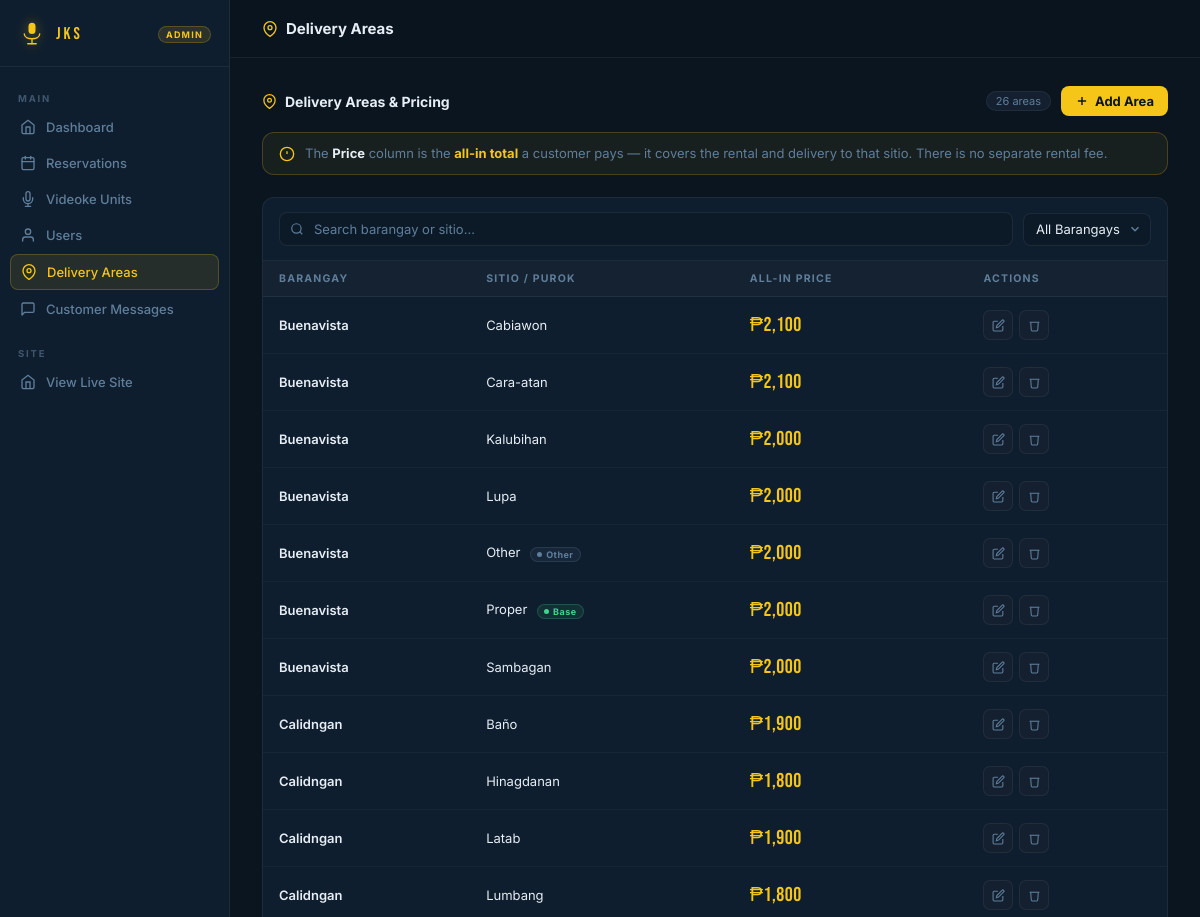
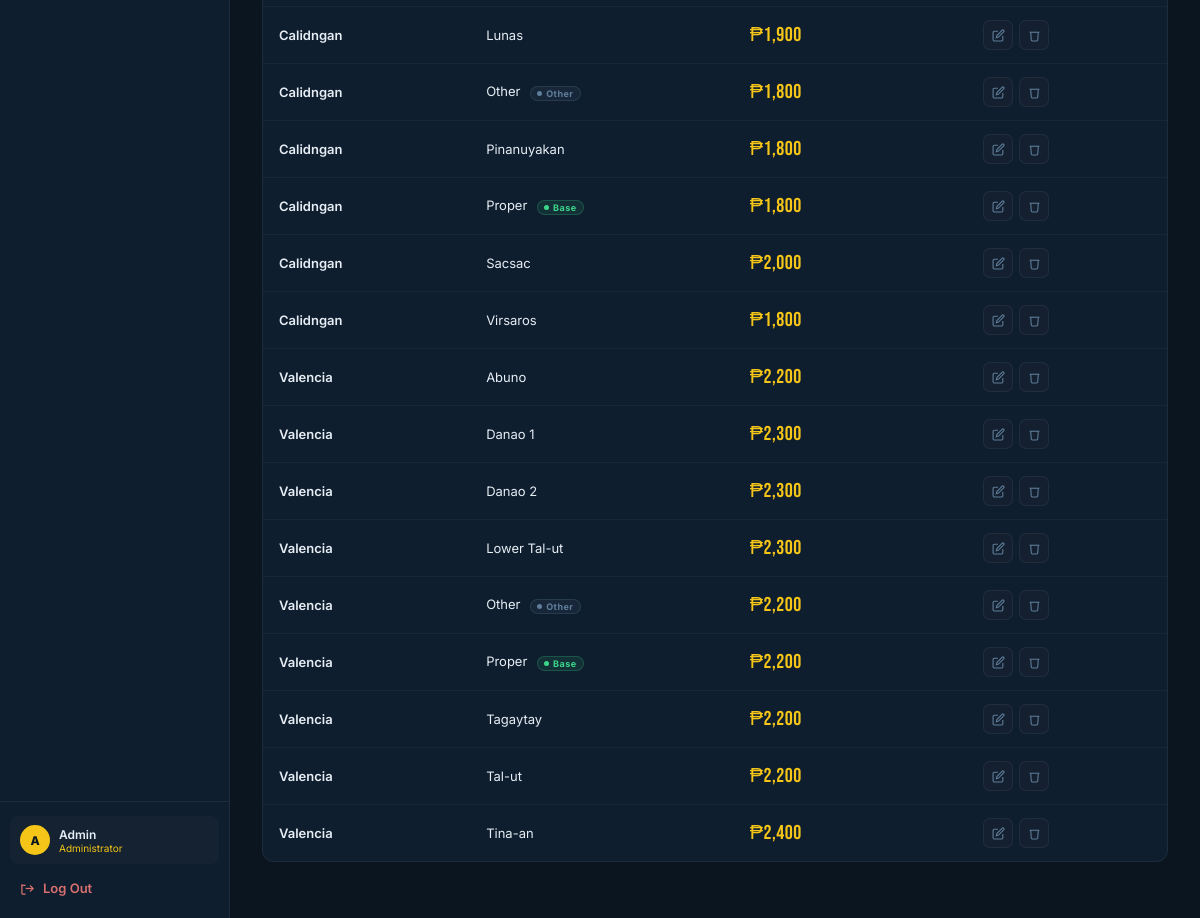
Page /admin/areas.php (signed in) on the committed database (2 pictures, top to bottom).
### tables this page shows
CREATE TABLE `delivery_areas` (
  `id` int(11) NOT NULL,
  `province` varchar(100) NOT NULL,
  `barangay` varchar(100) NOT NULL,
  `sitio` varchar(100) NOT NULL,
  `delivery_fee` decimal(8,2) NOT NULL
);

### admin/areas.php (the view, shortened to what this page needs)
<?php
require_once '../includes/admin_auth.php';
$areas = $pdo->query("SELECT * FROM delivery_areas ORDER BY barangay ASC, sitio ASC")->fetchAll();
?>
<!DOCTYPE html>
<html lang="en">
<head>
    <link rel="stylesheet" href="admin.css">
</head>
<body>
<div class="admin-layout">
<?php require_once 'admin_shell.php'; renderAdminShell('Delivery Areas', 'areas'); ?>
<div class="section-header">
    <div class="section-title">
        <svg viewBox="0 0 24 24" fill="none" stroke="currentColor" stroke-width="2"><path d="M21 10c0 7-9 13-9 13s-9-6-9-13a9 9 0 0 1 18 0z"/><circle cx="12" cy="10" r="3"/></svg>
        Delivery Areas & Pricing
    </div>
    <div style="display:flex; align-items:center; gap:10px;">
        <span class="section-count"><?= count($areas) ?> areas</span>
        <button class="topbar-btn" onclick="openAreaModal()">
            <svg viewBox="0 0 24 24" fill="none" stroke="currentColor" stroke-width="2.5"><line x1="12" y1="5" x2="12" y2="19"/><line x1="5" y1="12" x2="19" y2="12"/></svg>
            Add Area
        </button>
    </div>
</div>
<div style="background:rgba(245,197,24,0.06); border:1px solid var(--gold-border); border-radius:var(--radius-md); padding:12px 16px; margin-bottom:22px; font-size:13px; color:var(--muted); display:flex; align-items:flex-start; gap:10px;">
    <svg viewBox="0 0 24 24" fill="none" stroke="var(--gold)" stroke-width="2" style="width:16px; height:16px; flex-shrink:0; margin-top:1px;"><circle cx="12" cy="12" r="10"/><line x1="12" y1="8" x2="12" y2="12"/><line x1="12" y1="16" x2="12.01" y2="16"/></svg>
    <span>The <strong style="color:var(--text);">Price</strong> column is the <strong style="color:var(--gold);">all-in total</strong> a customer pays — it covers the rental and delivery to that sitio. There is no separate rental fee.</span>
</div>
<div class="table-toolbar" style="background:var(--bg-card); border:1px solid var(--border); border-radius:var(--radius-md) var(--radius-md) 0 0; border-bottom:none;">
    <div class="search-input-wrap">
        <input type="text" class="search-input" id="areaSearch" placeholder="Search barangay or sitio…">
    </div>
    <select class="filter-select" id="brgyFilter">
        <option value="all">All Barangays</option>
    </select>
</div>
<div class="table-wrap" style="border-radius: 0 0 var(--radius-md) var(--radius-md);">
    <table class="data-table">
        <thead>
            <tr>
                <th>Barangay</th>
                <th>Sitio / Purok</th>
                <th>All-In Price</th>
                <th>Actions</th>
            </tr>
        </thead>
        <tbody id="areaBody">
        <?php if (empty($areas)): ?>
            <tr><td colspan="4"><div class="empty-state"><svg viewBox="0 0 24 24" fill="none" stroke="currentColor" stroke-width="1.5"><path d="M21 10c0 7-9 13-9 13s-9-6-9-13a9 9 0 0 1 18 0z"/><circle cx="12" cy="10" r="3"/></svg><h3>No delivery areas</h3><p>Add your first delivery area.</p></div></td></tr>
        <?php else: ?>
            <?php foreach ($areas as $a): ?>
            <tr data-id="<?= $a['id'] ?>"
                data-search="<?= strtolower($a['barangay'].' '.$a['sitio']) ?>"
                data-brgy="<?= htmlspecialchars($a['barangay']) ?>"
                data-sitio="<?= htmlspecialchars($a['sitio']) ?>"
                data-province="<?= htmlspecialchars($a['province']) ?>"
                data-fee="<?= $a['delivery_fee'] ?>">
                <td class="td-name"><?= htmlspecialchars($a['barangay']) ?></td>
                <td>
                    <?= htmlspecialchars($a['sitio']) ?>
                    <?php if ($a['sitio'] === 'Proper'): ?><span class="badge confirmed" style="margin-left:6px; font-size:9px; padding:1px 6px;">Base</span><?php endif; ?>
                    <?php if ($a['sitio'] === 'Other'): ?><span class="badge returned" style="margin-left:6px; font-size:9px; padding:1px 6px;">Other</span><?php endif; ?>
                </td>
                <td style="font-family:'Bebas Neue',sans-serif; font-size:20px; color:var(--gold); letter-spacing:0.5px;">
                    ₱<?= number_format($a['delivery_fee'], 0) ?>
                </td>
                <td>
                    <div class="action-btns">
                        <button class="btn-icon" title="Edit" onclick="editArea(this.closest('tr'))">
                            <svg viewBox="0 0 24 24" fill="none" stroke="currentColor" stroke-width="2"><path d="M11 4H4a2 2 0 0 0-2 2v14a2 2 0 0 0 2 2h14a2 2 0 0 0 2-2v-7"/><path d="M18.5 2.5a2.121 2.121 0 0 1 3 3L12 15l-4 1 1-4 9.5-9.5z"/></svg>
                        </button>
                        <button class="btn-icon danger" title="Delete" onclick="deleteArea(this.closest('tr'))">
                            <svg viewBox="0 0 24 24" fill="none" stroke="currentColor" stroke-width="2"><polyline points="3 6 5 6 21 6"/><path d="M19 6l-1 14a2 2 0 0 1-2 2H8a2 2 0 0 1-2-2L5 6"/></svg>
                        </button>
                    </div>
                </td>
            </tr>
            <?php endforeach; ?>
        <?php endif; ?>
        </tbody>
    </table>
</div>
</div>
</body>
</html>

### admin/admin.css (style rules this page uses)
*, *::before, *::after { box-sizing: border-box; margin: 0; padding: 0; }
:root { --bg: #0A1520; --bg-card: #0f1e2e; --bg-elevated: #142030; --bg-input: #0c1a28; --gold: #F5C518; --gold-soft: rgba(245,197,24,0.10); --gold-border: rgba(245,197,24,0.22); --text: #E6EDF4; --muted: #5f7e9a; --border: rgba(255,255,255,0.06); --available: #3DD68C; --rented: #E05C5C; --pending: #F5A623; --confirmed: #3DD68C; --active: #4ea8f5; --delivering: #a78bfa; --returned: #5f7e9a; --cancelled: #E05C5C; --radius-sm: 8px; --radius-md: 12px; --radius-lg: 18px; --sidebar-w: 230px; }
html { scroll-behavior: smooth; }
body { background-color: var(--bg); color: var(--text); font-family: 'Inter', sans-serif; font-size: 14px; min-height: 100vh; }
.admin-layout { display: flex; min-height: 100vh; }
.topbar-btn { display: flex; align-items: center; gap: 6px; padding: 7px 14px; border-radius: var(--radius-sm); background: var(--gold); color: #0A1520; font-size: 13px; font-weight: 700; border: none; cursor: pointer; font-family: 'Inter', sans-serif; transition: background 0.18s; text-decoration: none; }
.topbar-btn svg { width: 14px; height: 14px; }
.section-header { display: flex; align-items: center; justify-content: space-between; margin-bottom: 16px; }
.section-title { font-size: 14px; font-weight: 700; display: flex; align-items: center; gap: 8px; }
.section-title svg { width: 15px; height: 15px; color: var(--gold); }
.section-count { font-size: 11px; color: var(--muted); background: var(--bg-elevated); border: 1px solid var(--border); border-radius: 10px; padding: 2px 9px; }
.table-wrap { background: var(--bg-card); border: 1px solid var(--border); border-radius: var(--radius-md); overflow: hidden; }
.data-table { width: 100%; border-collapse: collapse; }
.data-table th { background: rgba(255,255,255,0.02); border-bottom: 1px solid var(--border); padding: 11px 16px; text-align: left; font-size: 10.5px; font-weight: 700; letter-spacing: 1.2px; text-transform: uppercase; color: var(--muted); white-space: nowrap; }
.data-table td { padding: 13px 16px; border-bottom: 1px solid rgba(255,255,255,0.03); font-size: 13px; vertical-align: middle; }
.data-table tr:last-child td { border-bottom: none; }
.data-table tbody tr { transition: background 0.12s; }
.td-name { font-weight: 600; }
.table-toolbar { display: flex; align-items: center; gap: 10px; flex-wrap: wrap; padding: 14px 16px; border-bottom: 1px solid var(--border); background: rgba(255,255,255,0.01); }
.search-input-wrap { position: relative; flex: 1; min-width: 200px; }
.search-input { width: 100%; padding: 8px 12px 8px 34px; background: var(--bg-input); border: 1.5px solid rgba(255,255,255,0.07); border-radius: var(--radius-sm); color: var(--text); font-family: 'Inter', sans-serif; font-size: 13px; outline: none; transition: border-color 0.18s; }
.search-input::placeholder { color: var(--muted); }
.filter-select { padding: 8px 12px; background: var(--bg-input); border: 1.5px solid rgba(255,255,255,0.07); border-radius: var(--radius-sm); color: var(--text); font-family: 'Inter', sans-serif; font-size: 13px; outline: none; cursor: pointer; transition: border-color 0.18s; appearance: none; -webkit-appearance: none; padding-right: 30px; background-repeat: no-repeat; background-position: right 8px center; background-size: 14px; color-scheme: dark; }
.badge { display: inline-flex; align-items: center; gap: 4px; padding: 3px 9px; border-radius: 20px; font-size: 10.5px; font-weight: 700; letter-spacing: 0.5px; white-space: nowrap; }
.badge::before { content: ''; width: 5px; height: 5px; border-radius: 50%; background: currentColor; flex-shrink: 0; }
.badge.confirmed { background: rgba(61,214,140,0.10); color: var(--confirmed); border: 1px solid rgba(61,214,140,0.22); }
.badge.returned { background: rgba(95,126,154,0.10); color: var(--returned); border: 1px solid rgba(95,126,154,0.22); }
.action-btns { display: flex; align-items: center; gap: 6px; }
.btn-icon { width: 30px; height: 30px; border-radius: 7px; display: flex; align-items: center; justify-content: center; border: 1px solid var(--border); background: var(--bg-elevated); color: var(--muted); cursor: pointer; transition: all 0.15s; font-size: 12px; }
.btn-icon svg { width: 13px; height: 13px; }

### rows in the picture
delivery_areas: barangay "Buenavista", sitio "Cabiawon", delivery_fee "2,100"
delivery_areas: barangay "Buenavista", sitio "Cara-atan", delivery_fee "2,100"
delivery_areas: barangay "Buenavista", sitio "Kalubihan", delivery_fee "2,000"
delivery_areas: barangay "Buenavista", sitio "Lupa", delivery_fee "2,000"
delivery_areas: barangay "Buenavista", sitio "Other", delivery_fee "2,000"
delivery_areas: barangay "Buenavista", sitio "Proper", shows "Base", delivery_fee "2,000"
delivery_areas: barangay "Buenavista", sitio "Sambagan", delivery_fee "2,000"
delivery_areas: barangay "Calidngan", sitio "Baño", delivery_fee "1,900"
delivery_areas: barangay "Calidngan", sitio "Hinagdanan", delivery_fee "1,800"
delivery_areas: barangay "Calidngan", sitio "Latab", delivery_fee "1,900"
delivery_areas: barangay "Calidngan", sitio "Lumbang", delivery_fee "1,800"
delivery_areas: barangay "Calidngan", sitio "Lunas", delivery_fee "1,900"
delivery_areas: barangay "Calidngan", sitio "Other", delivery_fee "1,800"
delivery_areas: barangay "Calidngan", sitio "Pinanuyakan", delivery_fee "1,800"
delivery_areas: barangay "Calidngan", sitio "Proper", shows "Base", delivery_fee "1,800"
delivery_areas: barangay "Calidngan", sitio "Sacsac", delivery_fee "2,000"
delivery_areas: barangay "Calidngan", sitio "Virsaros", delivery_fee "1,800"
delivery_areas: barangay "Valencia", sitio "Abuno", delivery_fee "2,200"
delivery_areas: barangay "Valencia", sitio "Danao 1", delivery_fee "2,300"
delivery_areas: barangay "Valencia", sitio "Danao 2", delivery_fee "2,300"
delivery_areas: barangay "Valencia", sitio "Lower Tal-ut", delivery_fee "2,300"
delivery_areas: barangay "Valencia", sitio "Other", delivery_fee "2,200"
delivery_areas: barangay "Valencia", sitio "Proper", shows "Base", delivery_fee "2,200"
delivery_areas: barangay "Valencia", sitio "Tagaytay", delivery_fee "2,200"
delivery_areas: barangay "Valencia", sitio "Tal-ut", delivery_fee "2,200"
delivery_areas: barangay "Valencia", sitio "Tina-an", delivery_fee "2,400"

### other values in the picture
$p['label'] "Dashboard"
$p['label'] "Reservations"
$p['label'] "Videoke Units"
$p['label'] "Users"
$p['label'] "Delivery Areas"
$p['label'] "Customer Messages"
$initial "A"
$user['name'] "Admin"
$pageTitle "Delivery Areas"
count($areas) "26"
